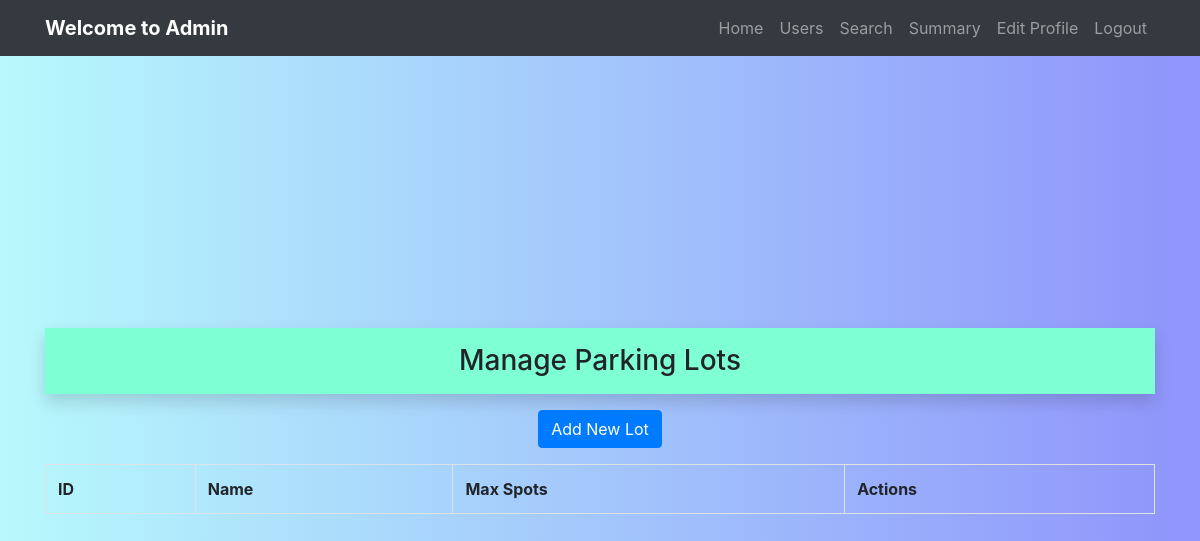
Before: /admin/admin_parkinglots with the older database file.
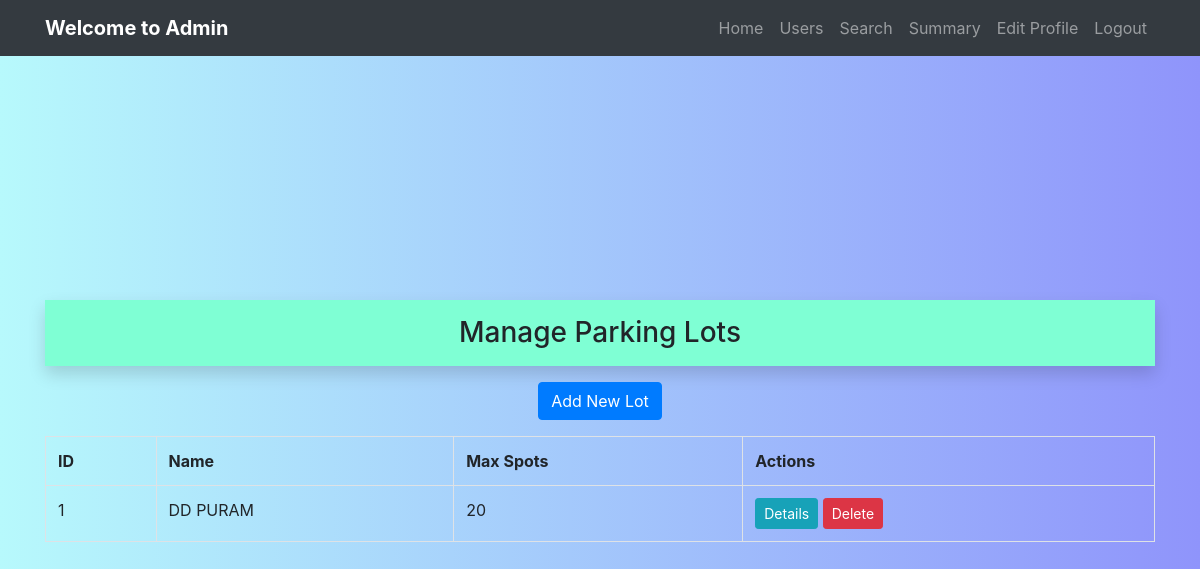
After: the same page with the newer database file.
### models/database.py (models this page shows)
class ParkingLot(db.Model):
    __tablename__ = 'parking_lot'
    id = db.Column(db.Integer, primary_key=True)
    prime_location_name = db.Column(db.String(120), nullable=False)
    price = db.Column(db.Float, nullable=False)
    address = db.Column(db.String(200), nullable=False)
    pin_code = db.Column(db.String(10), nullable=False)
    maximum_number_of_spots = db.Column(db.Integer, nullable=False)
    spots = db.relationship('ParkingSpot', backref='parking_lot', lazy=True)

### app.py (the view)
@app.route('/admin/admin_parkinglots')
def admin_parkinglots():
    lots = ParkingLot.query.all()
    for lot in lots:
        lot.occupied_spots = ParkingSpot.query.filter_by(lot_id=lot.id, status='O').count()
    return render_template('admin_parkinglots.html', lots=lots)

### templates/admin_parkinglots.html (shortened to what this page needs)
{% extends 'base.html' %}
{% block navbar %}
    <nav class="navbar navbar-expand-lg navbar-dark bg-dark fixed-top">
  <div class="container justify-content-center">
    <a class="navbar-brand font-weight-bold text-white" href="/admin">Welcome to Admin</a>
    <div class="collapse navbar-collapse justify-content-end" id="navbarNav">
      <ul class="navbar-nav text-center">
        <li class="nav-item"><a class="nav-link" href="/admin">Home</a></li>
        <li class="nav-item"><a class="nav-link" href="/admin/admin_users">Users</a></li>
        <li class="nav-item"><a class="nav-link" href="/search">Search</a></li>
        <li class="nav-item"><a class="nav-link" href="/admin/summary">Summary</a></li>
        <li class="nav-item"><a class="nav-link" href="/editprofile">Edit Profile</a></li>
        <li class="nav-item"><a class="nav-link" href="/login">Logout</a></li>
      </ul>
    </div>
  </div>
</nav>
{% endblock %}
{% block content %}
<div class="container-fluid text-center font-weight-bold py-3 shadow mt-5" style="background-color: aquamarine;">
  <h3 class="mb-0">Manage Parking Lots</h3>
</div>
<div class="d-flex justify-content-center mt-3">
    <a href="/admin/add_lot" class="btn btn-primary mb-3 text-center">Add New Lot</a>
</div>
<table class="table table-bordered">
  <tr><th>ID</th><th>Name</th><th>Max Spots</th><th>Actions</th></tr>
  {% for lot in lots %}
  <tr>
    <td>{{ lot.id }}</td>
    <td>{{ lot.prime_location_name }}</td>
    <td>{{ lot.maximum_number_of_spots }}</td>
    <td>
      <a href="/admin/lot_details/{{ lot.id }}" class="btn btn-info btn-sm">Details</a>
      <a href="/admin/deletelot/{{ lot.id }}" class="btn btn-danger btn-sm">Delete</a>
    </td>
  </tr>
  {% endfor %}
</table>
{% endblock %}

### templates/base.html (shortened to what this page needs)
<!doctype html>
<html lang="en">
  <head>
    <link rel="stylesheet" href="{{ url_for('static', filename='css/login.css') }}">
    <link rel="stylesheet" href="{{ url_for('static', filename='css/register.css') }}">
    <link rel="stylesheet" href="{{ url_for('static', filename='css/user.css') }}">
    <link rel="stylesheet" href="https://cdn.jsdelivr.net/npm/bootstrap@4.5.3/dist/css/bootstrap.min.css">
  </head>
  <body>
    {% block navbar %}{% endblock %}
    <div class="container" style="padding-top: 10px;">
      {% block content %}{% endblock %}
    </div>
  </body>
</html>

### static/css/login.css (style rules this page uses)
* { margin: 0; padding: 0; box-sizing: border-box; }
body { font-family: 'Segoe UI', sans-serif; background: linear-gradient(to right, #b7f9fc, #8f94fb); min-height: 100vh; display: flex; align-items: center; justify-content: center; }
.container-fluid.text-center.font-weight-bold.py-3.shadow { background-color: aquamarine; margin-top: 20px; }

### static/css/user.css (style rules this page uses)
.navbar { justify-content: center !important; }

Changed rows visible on the page:
added ParkingLot: id "1", prime_location_name "DD PURAM", maximum_number_of_spots "20"
